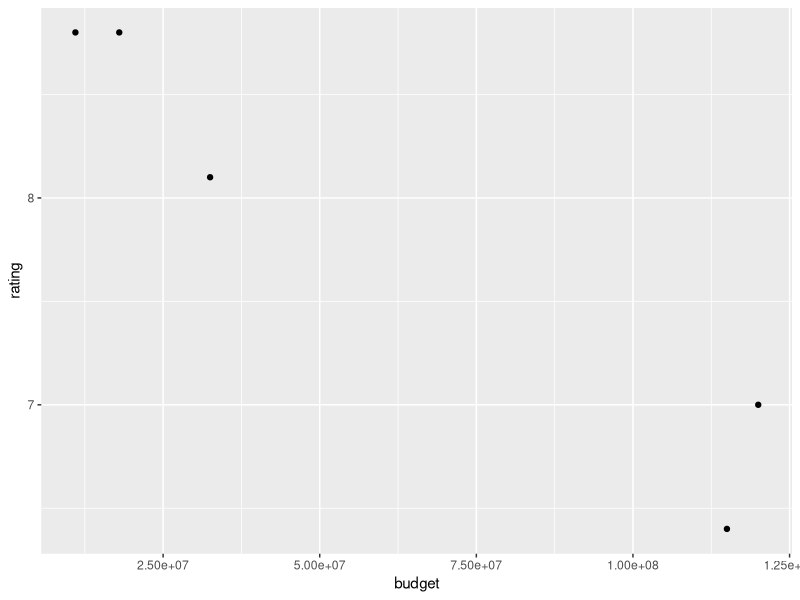

Generate this figure with R:
library(methods)
library(ggplot2)

# Load data
movies <- read.csv("movie-data.csv")


# Generate and explort scatterplot
s.plot <- qplot(budget, rating, data = movies)

ggsave(filename = "movie-scatterplot.png", plot = s.plot, width = 4, height = 4)